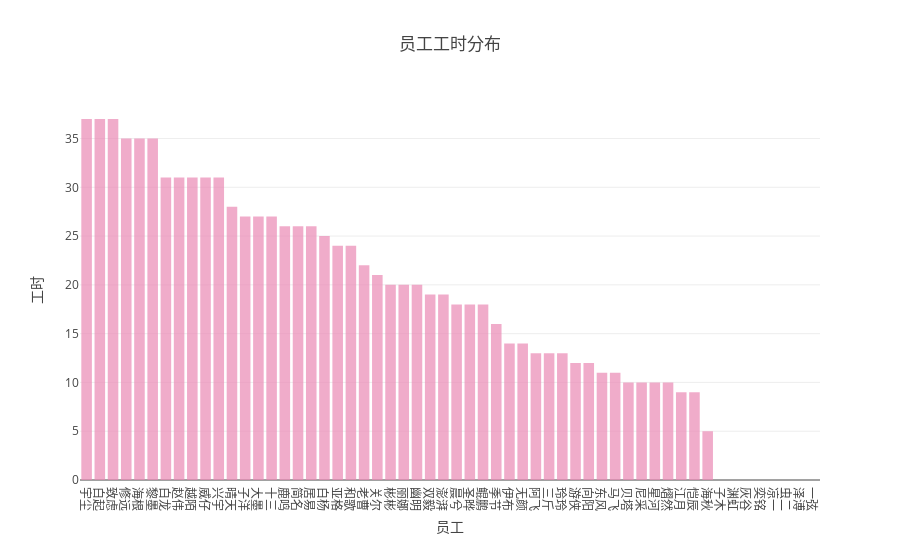

Here is the notebook cell this chart was saved with:
### Code cell
d1 = d.sort_values(by = ['effort'], ascending=False)
bar_charts(d1, 'displayName', 'effort', '员工工时分布', '员工', '工时' )

### Figure 1 — Plotly figure (JSON) as saved in the notebook; plotly's stock layout.template omitted (floating-point values rounded to 4 significant figures)
{"data": [{"marker": {"color": "#EB89B5"}, "opacity": 0.7, "type": "bar", "uid": "b92e187a-8d45-4a59-816e-f20d9b250af7", "x": ["宇尘", "白起", "致虑", "修远", "海根", "黎墨", "白龙", "赵伟", "越陌", "威仔", "兴宇", "晴天", "子洋", "大墨", "十三", "鹿鸣", "简名", "居易", "白杨", "亚格", "和歌", "老曹", "关尔", "彬彬", "丽娜", "幽明", "双毅", "澎湃", "晨兮", "圣晔", "鲲鹏", "季节", "伊布", "无颜", "阿飞", "三斤", "玲玲", "游侠", "向阳", "东风", "马飞", "贝塔", "尼采", "星河", "熠然", "江月", "恺辰", "海秋", "子木", "渊虹", "灰谷", "奕铭", "凉一", "虫二", "泽溥", "一弦"], "y": [37, 37, 37, 35, 35, 35, 31, 31, 31, 31, 31, 28, 27, 27, 27, 26, 26, 26, 25, 24, 24, 22, 21, 20, 20, 20, 19, 19, 18, 18, 18, 16, 14, 14, 13, 13, 13, 12, 12, 11, 11, 10, 10, 10, 10, 9, 9, 5, 0, 0, 0, 0, 0, 0, 0, 0]}], "layout": {"title": "员工工时分布", "xaxis": {"tickmode": "linear", "title": "员工"}, "yaxis": {"title": "工时"}}}
